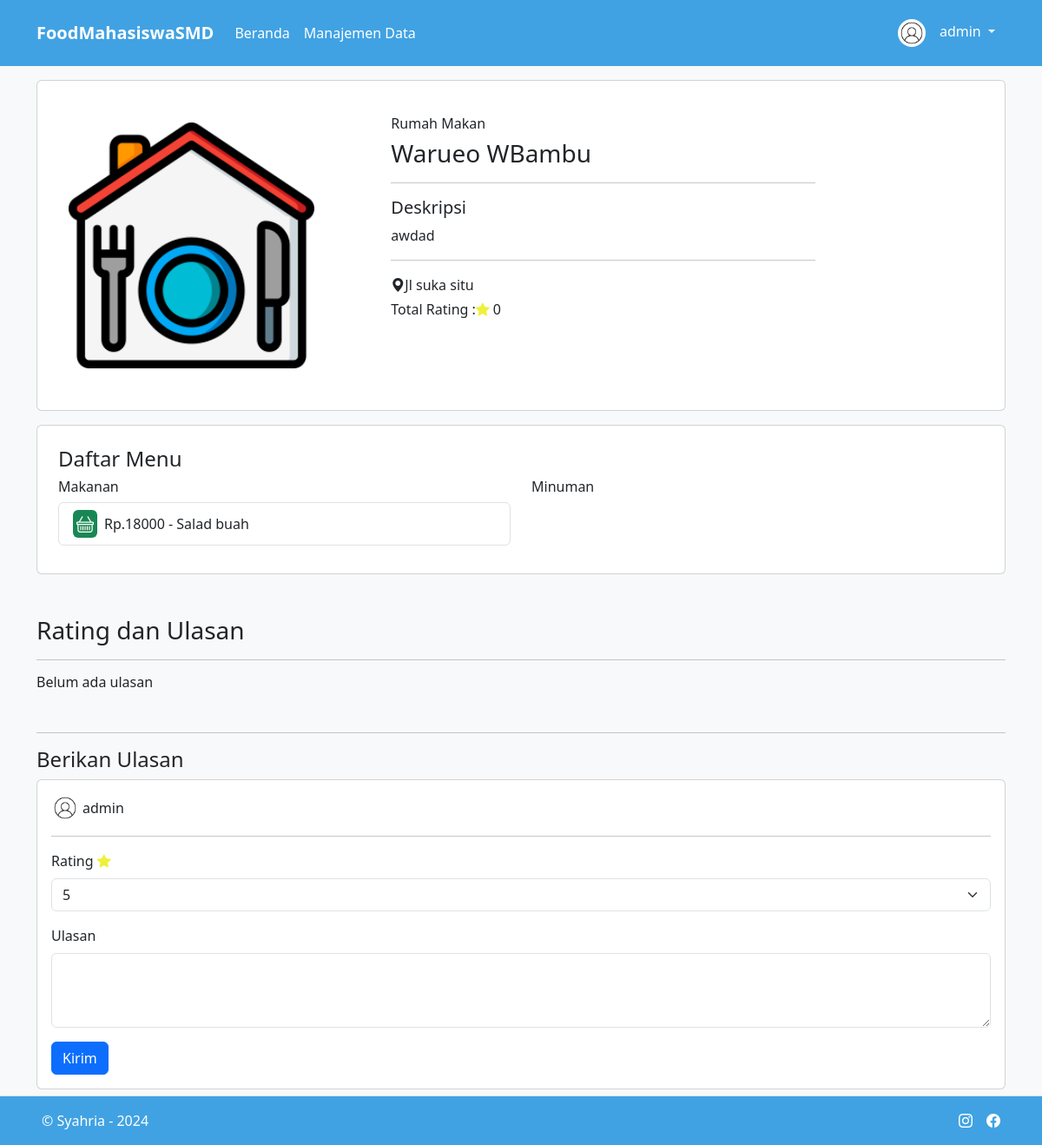
The page /pages/detail.php?id=2 (signed in) on the database its author committed.
### tables this page shows
CREATE TABLE `rumah_makan` (
  `id` int(11) NOT NULL,
  `nama` varchar(255) NOT NULL,
  `deskripsi` varchar(255) NOT NULL,
  `alamat` varchar(255) NOT NULL,
  `diskon` varchar(255) NOT NULL,
  `gambar` varchar(255) NOT NULL
);

CREATE TABLE `daftar_menu` (
  `id` int(11) NOT NULL,
  `id_rumah_makan` int(11) NOT NULL,
  `nama` varchar(255) NOT NULL,
  `harga` varchar(255) NOT NULL,
  `jenis` enum('makanan','minuman') NOT NULL
);

### pages/detail.php (the view, shortened to what this page needs)
<?php session_start();
include('../components/koneksi.php');
$id = $_GET['id'];
$result = mysqli_query($koneksi, "SELECT rumah_makan.*, SUM(rating.rating) AS total_rating FROM rumah_makan LEFT JOIN rating ON rumah_makan.id = rating.id_rumah_makan WHERE rumah_makan.id = $id GROUP BY rumah_makan.id");
$rumahMakan = mysqli_fetch_assoc($result);
?>
<!DOCTYPE html>
<html lang="en">
<head>
  <link rel="stylesheet" href="../bootstrap-5.3.3/css/bootstrap.min.css" />
  <link rel="stylesheet" href="https://cdn.jsdelivr.net/npm/bootstrap-icons@1.11.3/font/bootstrap-icons.min.css" />
</head>
<body class="bg-body-tertiary ">
  <nav class="navbar navbar-expand-lg sticky-lg-top py-3" style="background-color: #40A2E3;">
    <div class="container">
      <a class="navbar-brand fw-bold text-white " href="#">FoodMahasiswaSMD</a>
      <div class="collapse navbar-collapse" id="navbarScroll">
        <ul class="navbar-nav me-auto my-2 my-lg-0 navbar-nav-scroll" style="--bs-scroll-height: 100px">
          <li class="nav-item">
            <a class="nav-link active text-white " aria-current="page" href="beranda.php">Beranda</a>
          </li>
          <?php if ($_SESSION['role'] == 'admin') { ?>
            <li class="nav-item">
              <a class="nav-link text-white " aria-current="page" href="../rumah-makan/index.php">Manajemen Data</a>
            </li>
          <?php } ?>
        </ul>
        <div class="dropdown">
          <button class="btn btn-biru dropdown-toggle text-white border-0" type="button" data-bs-toggle="dropdown" aria-expanded="false">
            <img src="../images/users/<?= $_SESSION['gambar'] ?>" width="32" class="rounded-circle me-3" alt=""><?= $_SESSION['username'] ?>
          </button>
        </div>
      </div>
    </div>
  </nav>
  <div class="container pb-5 mt-3  w-100">
    <div class="mb-5">
      <div class="mb-3 ">
        <div class="card w-100 ">
          <div class="row">
            <div class="col-4 p-5">
              <img src="../images/rumah-makan/<?= $rumahMakan['gambar'] ?>" class="object-fit-cover w-100 rounded " alt="<?= $rumahMakan['gambar'] ?>" />
            </div>
            <div class="col-6 p-4">
              <div class="card-body">
                <h6>Rumah Makan</h6>
                <h3 class="card-title"><?= $rumahMakan['nama'] ?></h3>
                <hr>
                <h5>Deskripsi</h5>
                <span style="text-align: justify;"><?= $rumahMakan['deskripsi'] ?></span>
                <hr>
                <span class="card-text d-flex align-items-center mb-1">
                  <i class="bi bi-geo-alt-fill"></i>
                  <?= $rumahMakan['alamat'] ?>
                </span>
                <span class="card-text d-flex mb-3 align-items-center">
                  Total Rating :
                  <i class="bi bi-star-fill me-1" style="color: #eef139;"></i>
                  <span><?= $rumahMakan['total_rating'] ? $rumahMakan['total_rating'] : '0' ?></span>
                </span>
              </div>
            </div>
          </div>
        </div>
      </div>
      <div class="card p-4">
        <h4>Daftar Menu</h4>
        <div class="row">
          <div class="col-6 mb-2">
            <h6>Makanan</h6>
            <ul class="list-group">
              <?php
              $daftarMenu = mysqli_query($koneksi, "SELECT * FROM daftar_menu WHERE id_rumah_makan = $id AND jenis = 'makanan'");
              while ($menu = mysqli_fetch_assoc($daftarMenu)) {
              ?>
                <li class="list-group-item d-flex align-items-center">
                  <h5 class="me-2 bg-success p-1 rounded m-0"><i class="text-white bi bi-basket"></i></h5> <?= 'Rp.' . $menu['harga'] . ' - ' . $menu['nama'] ?>
                </li>
              <?php
              }
              ?>
            </ul>
          </div>
          <div class="col-6 mb-2">
            <h6>Minuman</h6>
          </div>
        </div>
      </div>
    </div>
    <div class="mb-5">
      <h3>Rating dan Ulasan</h3>
      <hr>
      <?php
      $ratings = mysqli_query($koneksi, "SELECT rating.*, users.username FROM rating LEFT JOIN users ON rating.id_user = users.id WHERE rating.id_rumah_makan = $id");
      if (mysqli_num_rows($ratings) > 0) {
        while ($rating = mysqli_fetch_assoc($ratings)) {
      ?>
          <div class="">
            <div class="d-flex align-items-center column-gap-1">
              <img src="../images/user.jpg" width="32" class="rounded-circle " alt="">
              <span class="fw-medium"><?= $rating['username'] ?></span>
            </div>
            <div class="d-flex align-items-center column-gap-1">
              <?php
              for ($i = 1; $i <= $rating['rating']; $i++) {
              ?>
                <i class="bi bi-star-fill me-1" style="color: #eef139;"></i>
              <?php
              }
              ?>
              <span class=""><?= date('d/m/Y', strtotime($rating['created_at'])) ?></span>
            </div>
            <p><?= $rating['ulasan'] ?></p>
          </div>
      <?php
        }
      } else {
        echo "<h6>Belum ada ulasan</h6>";
      }
      ?>
    </div>
    <?php
    $hasRated = mysqli_query($koneksi, "SELECT * FROM rating WHERE id_user = {$_SESSION['id']} AND id_rumah_makan = $id");
    if (mysqli_num_rows($hasRated) == 0) {
    ?>
      <hr>
      <h4>Berikan Ulasan</h4>
      <div class="mb-3 card p-3">
        <div class="d-flex align-items-center column-gap-1">
          <img src="../images/user.jpg" width="32" class="rounded-circle " alt="">
          <span class="fw-medium"><?= $_SESSION['username'] ?></span>
        </div>
        <hr>
        <form action="" method="POST">
          <div class="mb-3">
            <label for="rating" class="form-label">Rating</label>
            <i class="bi bi-star-fill me-1" style="color: #eef139;"></i>
            <select class="form-select" name="rating" id="rating" required>
              <option value="5">5</option>
            </select>
          </div>
          <div class="mb-3">
            <label for="ulasan" class="form-label">Ulasan</label>
            <textarea class="form-control" name="ulasan" id="ulasan" rows="3" required></textarea>
          </div>
          <button type="submit" class="btn btn-primary">Kirim</button>
        </form>
      </div>
    <?php
    }
    ?>
  </div>
  <footer class="d-flex flex-wrap fixed-bottom justify-content-between align-items-center py-3 border-top" style="background-color: #40A2E3;">
    <div class="col-md-4 d-flex align-items-center ps-5 ">
      <span class="mb-3 mb-md-0 text-white ">© Syahria - 2024</span>
    </div>
    <ul class="nav col-md-4 justify-content-end list-unstyled d-flex me-5 ">
      <li class="ms-3">
        <a class="text-white " href="#"><i class="bi bi-instagram"></i></a>
      </li>
      <li class="ms-3">
        <a class="text-white " href="#"><i class="bi bi-facebook"></i></a>
      </li>
    </ul>
  </footer>
</body>
</html>

### rows shown on the page
rumah_makan: gambar (placeholder picture), nama "Warueo WBambu", deskripsi "awdad", alamat "Jl suka situ"
daftar_menu: harga "18000", nama "Salad buah"

### other values the page prints
$_SESSION['username'] "admin"
